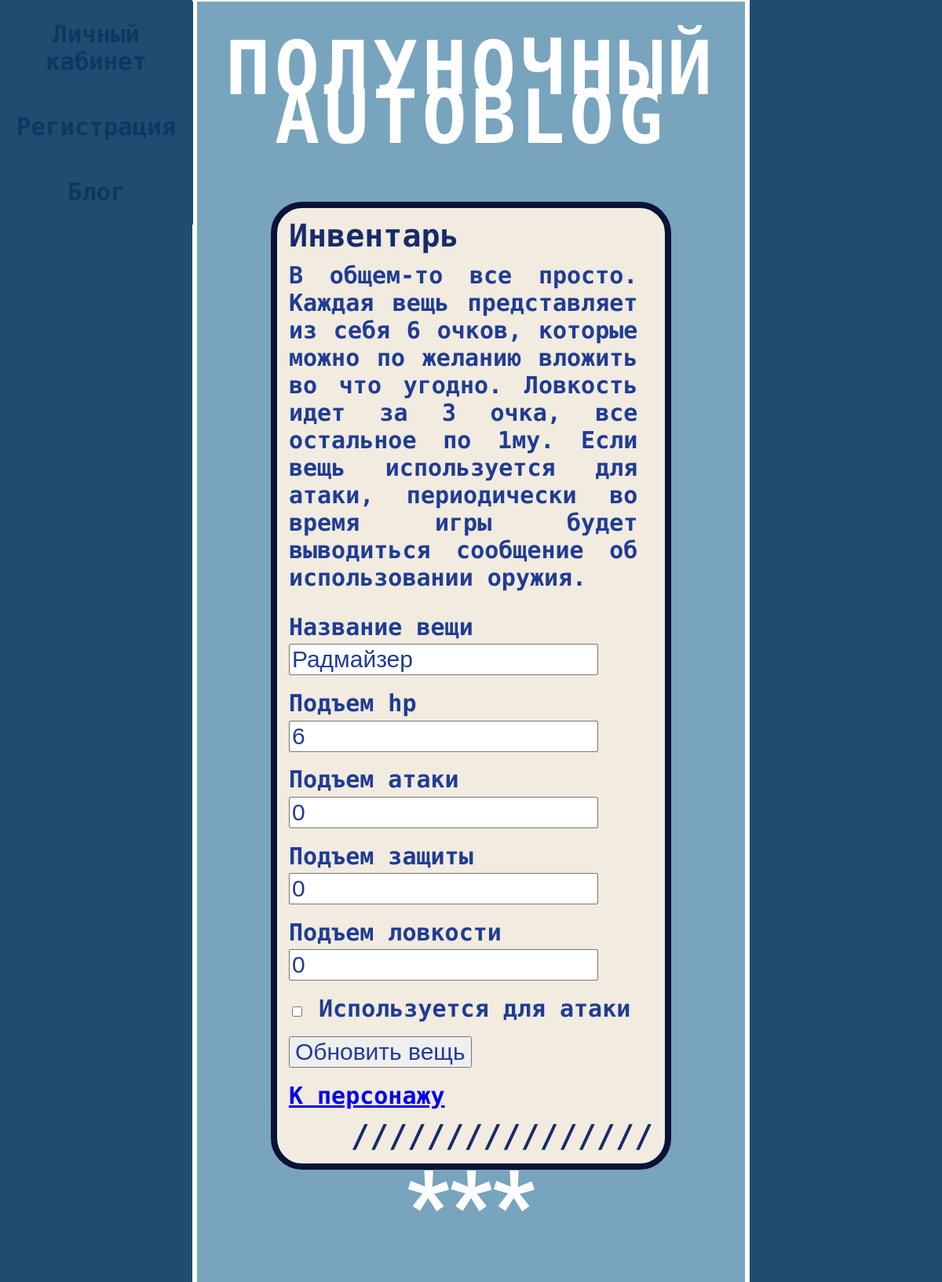
The page /profile/show_char/item/2 (signed in) on the database its author committed.
### models.py (models this page shows, shortened)
class Items(db.Model):
    id = db.Column(db.Integer, primary_key=True)
    itemName = db.Column(db.String(50))
    itemMaxHp = db.Column(db.Integer)
    itemAttack = db.Column(db.Integer)
    itemDefense = db.Column(db.Integer)
    itemInitiative = db.Column(db.Integer)
    forAttack = db.Column(db.Boolean)
    char_id = db.Column(db.Integer, db.ForeignKey("characters.id"))

### app.py (the view, shortened to what this page needs)
@app.route("/profile/show_char/item/<id>", methods=["POST", "GET"])
@login_required
def show_item(id):
    char = getCharacterByUserId(current_user.get_id())
    items = getItemsByChar(char.id)
    itemsIds = list(map(lambda x: x.id, items))
    if int(id) not in itemsIds:
        return redirect(url_for("not_your_item"))
    item = getItem(id)
    form = ItemsPostForm()
    itemToForm(item, form)
    return render_template("show_item.html", menu=menu, title="Вещи", form=form)

### UserLogin.py (called while the page is built)
    def fromDB(self, user):
        self.__user = user
        return self

    def get_id(self):
        return self.__user.id

### app.py (called while the page is built)
@login_manager.user_loader
def load_user(user_id):
    return UserLogin().fromDB(getUser(user_id))

### models.py (called while the page is built)
def getItem(item_id):
    with db.session() as s:
        try:
            i = Items.query.get(item_id)
            return i
        except:
            print("Что-то пошло не так при загрузке вещи")

def getItemsByChar(char_id):
    with db.session() as s:
        try:
            its = Items.query.filter_by(char_id=char_id).all()
            if not its:
                print("Вещей не найдено")
                return its
            else:
                return its
        except:
            print("Что-то пошло не так при загрузке вещей")

def itemToForm(item, form):
    getattr(form, f"itemName").data = item.itemName
    getattr(form, f"itemMaxHp").data = item.itemMaxHp
    getattr(form, f"itemAttack").data = item.itemAttack
    getattr(form, f"itemDefense").data = item.itemDefense
    getattr(form, f"itemInitiative").data = item.itemInitiative
    getattr(form, f"forAttack").data = item.forAttack
    form.itemId = item.id

def getCharacterByUserId(user_id):
    with db.session() as s:
        s.expire_on_commit = False #другое решение возникшей проблемы, судя по всему "нейтрализует" ленивую загрузку
        try:
            u = Characters.query.filter_by(user_id=user_id).first()
            u.items_available = u.level // 10  # сходу вычисляем сколько вещей доступно
            if not u:
                print("Пользователь не найден")
                return False
            s.commit()
            return u
        except:
            s.rollback()
            print("Что-то пошло не так при загрузке пользователя")

def getUser(user_id):
    try:
        u = Users.query.get(user_id)
        if not u:
            print("Пользователь не найден")
            return False
        return u
    except:
        print("Что-то пошло не так при загрузке пользователя")

### templates/show_item.html (shortened to what this page needs)
{% extends "base.html"%}
{% block content %}
{{ super() }}
    <div class="post">
        <div class="nickname">Инвентарь</div>
        <div class="text"> В общем-то все просто. Каждая вещь представляет из себя 6 очков, которые можно по желанию вложить во что угодно.
        Ловкость идет за 3 очка, все остальное по 1му. Если вещь используется для атаки, периодически во время игры будет выводиться сообщение об использовании оружия.</div>
            <form action="" method="post" class="items">
            {% for field in form if field.name not in ['csrf_token']%}
                {% if field.name not in ['forAttack'] and field.type != "SubmitField" %}
                <p class="linename">{{ field.label() }}</p>
                {% endif %}
                {% if field.errors %}
                    {{ field(class="invalid")}}
                {% for e in field.errors %}
                <div class="flMsg errorInv">{{ e }}</div>
                {% endfor %}
                {% else %}
                {% if field.name in ['forAttack'] %}
                <p class="linename forAttack">{{ form.forAttack() }} {{ form.forAttack.label() }} </p>
                {% else %}
                {{ field() }}
                {% endif %}
                {% endif %}
            {% endfor %}
                <p class="linename"><a href="{{ url_for('show_char')}}">К персонажу</a></p>
            </form>
        <div class="dateandtime">////////////////</div>
        </div>
    <div class="sign-wrap-3">
        <span class="sign_word">***</span>
    </div>
{% endblock %}

### static/css/styles.css (style rules this page uses)
body { background-color: #204c72; }
div.post { margin: 1.5% 13.5% 3% 13.5%; border: solid #0a1237 6pt; border-radius: 40px; background-color: #f1ebe0; }
div.nickname { font-size: 40px; font-weight: bold; padding-left: 3%; padding-top: 2.5%; color: #172b69; padding-bottom: 2%; font-family: 'Ubuntu Mono', monospace; }
div.text { font-size: 30px; font-weight: bold; padding: 0% 3% 3% 3%; color: #203c93; font-family: 'Ubuntu Mono', monospace; text-align: justify; width: 90%; }
div.dateandtime { font-size: 40px; font-weight: bold; line-height: 50px; padding: 1% 3% 2% 3%; color: #172b69; font-family: 'Ubuntu Mono', monospace; text-align: right; }
div.post + div.sign-wrap-3 { margin-bottom: -5%; }
p.linename { font-size: 30px; font-weight: bold; color: #203c93; font-family: 'Ubuntu Mono', monospace; margin-block-end: 0px; margin-block-start: 0px; padding-bottom: 1%; padding-top: 3%; }
p.linename.forAttack { font-size: 30px; font-weight: bold; color: #203c93; font-family: 'Ubuntu Mono', monospace; margin-block-end: 0px; margin-block-start: 0px; padding-bottom: 4%; padding-top: 3%; }
input { margin-block-end: 0px; margin-block-start: 0px; margin-bottom: 1%; color: #203c93; font-size: 30px; }
form { margin-left: 3%; width: 50%; }
form.items { margin-left: 3%; width: 90%; }
.sign-wrap-3 { text-align: center; }
.sign-wrap-3 .sign_word { font-size: 120px; font-weight: bold; line-height: 50px; color: #FFF; font-family: 'Roboto', sans-serif; text-transform: uppercase; animation: neon-3 5s steps(1, start) infinite reverse; }

### rows shown on the page
Items: itemName "Радмайзер" "6" "0" "0" "0"

### other values the page prints
{{ m.name }} "Личный кабинет" "Регистрация" "Блог"
{{ field.label() }} "Название вещи" "Подъем hp" "Подъем атаки" "Подъем защиты" "Подъем ловкости"
